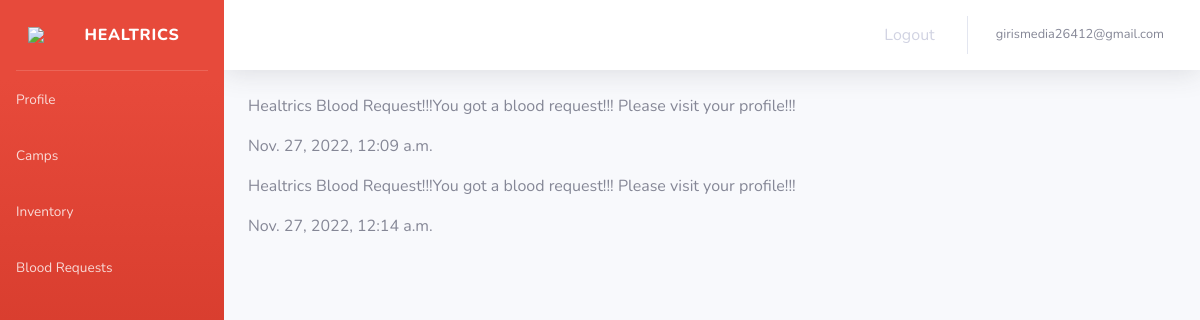
Screenshot of /blood_banks/my_notifications/ (signed in) with the database file from the repository.
### accounts/models.py (models this page shows, shortened)
class User(AbstractBaseUser):
    email_address = models.EmailField(max_length=500,unique=True)
    mobile_number = models.TextField()
    user_type = models.CharField(max_length=500, choices = USER_TYPES,default="Admin")
    user_id = models.UUIDField(default=uuid.uuid4, editable=False)
    email_code = models.CharField(max_length=10, null=True)
    mobile_code = models.CharField(max_length=10, null=True)
    is_email_verified = models.BooleanField(default=False)
    is_mobile_verified = models.BooleanField(default=False)
    is_active = models.BooleanField(default=True)
    is_admin = models.BooleanField(default=False)
    created_date_time = models.DateTimeField(auto_now_add=True)
    objects = MyUserManager()
    USERNAME_FIELD = 'email_address'
    REQUIRED_FIELDS = ['mobile_number']

class Notification(models.Model):
    user = models.ForeignKey(User,on_delete=models.CASCADE)
    message = models.TextField()
    added_date_time = models.DateTimeField(auto_now_add=True)

### blood_banks/views.py (the view)
# urls.py: path('my_notifications/',views.my_notifications,name='my_notifications_blood_banks')
@login_required
@user_passes_test(test_func=check_blood_banks,login_url='/accounts/blood_banks_login')
def my_notifications(request):
    nots = Notification.objects.filter(user=request.user).all()
    return render(request,'blood_banks/my_notifications.html',{'nots':nots})

### accounts/views.py (called while the page is built)
def check_blood_banks(user):
    if user.user_type == 'Blood Bank':
        return True
    else:
        return False

### blood_banks/templates/blood_banks/my_notifications.html (shortened to what this page needs)
{% extends 'blood_banks/layout.html' %}
{% load static %}
{% block main %}
    {% for not in nots %}
        <p>{{not.message}}</p>
        <p>{{not.added_date_time}}</p>
    {% endfor %}
{% endblock %}

### blood_banks/templates/blood_banks/layout.html (shortened to what this page needs)
{% load static %}
<!DOCTYPE html>
<html lang="en">
<head>
    <link href="{% static 'app/vendor/fontawesome-free/css/all.min.css' %}" rel="stylesheet" type="text/css">
    <link href="{% static 'app/css/sb-admin-2.min.css' %}" rel="stylesheet">
</head>
<body id="page-top">
        <div id="wrapper">
            <ul class="navbar-nav bg-gradient-danger sidebar sidebar-dark accordion" id="accordionSidebar">
                <a class="sidebar-brand d-flex align-items-center justify-content-center" href="{% url 'home1' %}">
                    <img src="{% static 'home_mod/assets/logo2.png' %}" width="40px">
                    <div class="sidebar-brand-text mx-3">Healtrics</div>
                </a>
                <hr class="sidebar-divider my-0">
                <li class="nav-item">
                    <a class="nav-link" href="{% url 'view_blood_bank_profile' %}">
                        <span>Profile</span></a>
                </li>
                <li class="nav-item">
                    <a class="nav-link" href="{% url 'see_camps_blood_banks' %}">
                        <span>Camps</span></a>
                </li>
                <li class="nav-item">
                    <a class="nav-link" href="{% url 'my_inventory' %}">
                        <span>Inventory</span></a>
                </li>
                <li class="nav-item">
                    <a class="nav-link" href="{% url 'view_blood_requests_blood_banks' %}">
                        <span>Blood Requests</span></a>
                </li>
            </ul>
            <div id="content-wrapper" class="d-flex flex-column">
                <div id="content">
                    <nav class="navbar navbar-expand navbar-light bg-white topbar mb-4 static-top shadow">
                        <ul class="navbar-nav ml-auto">
                            <li class="nav-item dropdown no-arrow mx-1">
                                <a class="nav-link" href="{% url 'my_notifications_blood_banks' %}">
                                    <i class="fas fa-bell fa-fw"></i>
                                </a>
                            </li>
                            <li class="nav-item dropdown no-arrow mx-1">
                                <a class="nav-link" href="{% url 'logout' %}">
                                    <i class="fas fa-sign-out-alt fa-sm fa-fw mr-2 text-gray-400"></i>
                                    Logout
                                </a>
                            </li>
                            <li class="nav-item dropdown no-arrow">
                                <a class="nav-link dropdown-toggle" href="#" id="userDropdown" role="button"
                                    data-toggle="dropdown" aria-haspopup="true" aria-expanded="false">
                                    <span class="mr-2 d-none d-lg-inline text-gray-600 small">{{request.user.email_address}}</span>
                                </a>
                            </li>
                        </ul>
                    </nav>
                    <div class="container-fluid">
                        {% block main %}
                        {% endblock %}
                    </div>
                </div>
            </div>
        </div>
</body>
</html>

### rows the page displays
User: user.email_address "girismedia26412@gmail.com"
Notification: message "Healtrics Blood Request!!!You got a blood request!!! Please visit your profile!!!", added_date_time "Nov. 27, 2022, 12:09 a.m."
Notification: message "Healtrics Blood Request!!!You got a blood request!!! Please visit your profile!!!", added_date_time "Nov. 27, 2022, 12:14 a.m."
